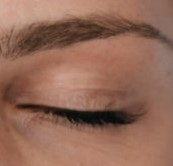
#> input picture dataset/test/Closed_Eyes/_107.jpg, 173 x 166 px, given in place of the camera
$ python preprocessing.py
#> lines starting #> are read from the running program, lines starting #| are printed output that depends on the picture
#> further down, frame is the input picture: shape (166, 173, 3); mean B, G, R 87.5, 105.2, 147.2
import cv2
import numpy as np
import os


def preprocess_frame(frame):
    gray      = cv2.cvtColor(frame, cv2.COLOR_BGR2GRAY)
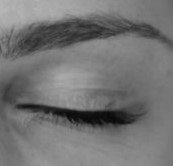
#> gray: shape (166, 173); min 6, max 182, mean 115.7
    resized   = cv2.resize(gray, (640, 480))
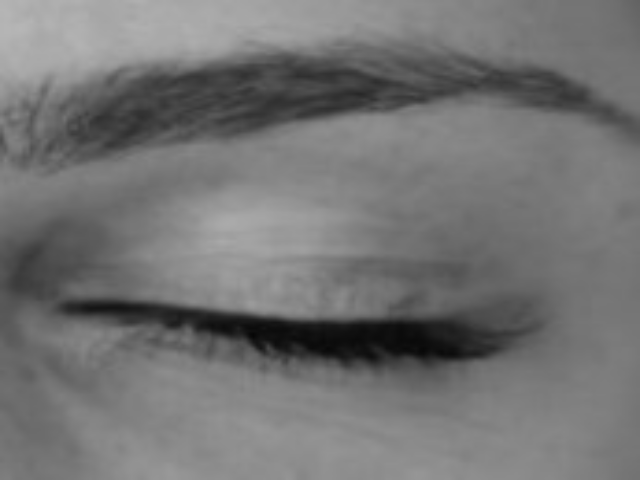
#> resized: shape (480, 640); min 6, max 182, mean 115.6
    blurred   = cv2.GaussianBlur(resized, (5, 5), 0)
    equalized = cv2.equalizeHist(blurred)
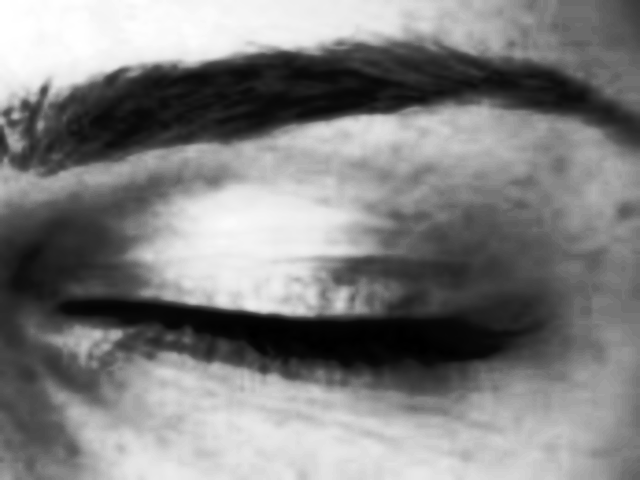
#> equalized: shape (480, 640); min 0, max 255, mean 129
    return gray, equalized


def preprocess_image_file(image_path):
    img = cv2.imread(image_path)
    if img is None:
        return None, None
    gray, equalized = preprocess_frame(img)
    return img, equalized


def extract_frames_from_video(video_path, output_folder, frame_interval=5):
    os.makedirs(output_folder, exist_ok=True)
    cap = cv2.VideoCapture(video_path)

    frame_count = 0
    saved_count = 0

    while cap.isOpened():
        ret, frame = cap.read()
        if not ret:
            break
        if frame_count % frame_interval == 0:
            out_path = os.path.join(output_folder, f"frame_{saved_count:04d}.jpg")
            cv2.imwrite(out_path, frame)
            saved_count += 1
        frame_count += 1

    cap.release()
    print(f"Extracted {saved_count} frames from {frame_count} total frames")
    return saved_count


if __name__ == "__main__":
    cap = cv2.VideoCapture(0)
    print("Press Q to quit.")
    while True:
        ret, frame = cap.read()
        if not ret:
            break
        gray, equalized = preprocess_frame(frame)
        cv2.imshow("Original",     frame)
        cv2.imshow("Preprocessed", equalized)
        if cv2.waitKey(1) & 0xFF == ord("q"):
#> (key q is pressed here)
            break
    cap.release()
    cv2.destroyAllWindows()

$ run again, on dataset/test/Closed_Eyes/_130.jpg
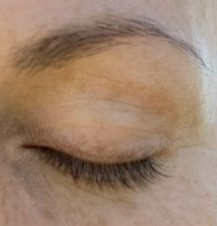
#> input picture dataset/test/Closed_Eyes/_130.jpg, 217 x 226 px, given in place of the camera
#> frame is the input picture: shape (226, 217, 3); mean B, G, R 109.5, 130.5, 158
#> in preprocess_frame, `resized   = cv2.resize(gray, (640, 480))`:
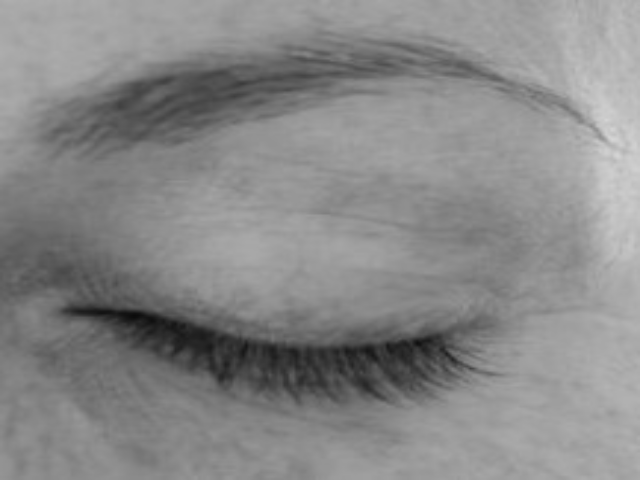
#> resized: shape (480, 640); min 11, max 214, mean 136.2
#> in preprocess_frame, `equalized = cv2.equalizeHist(blurred)`:
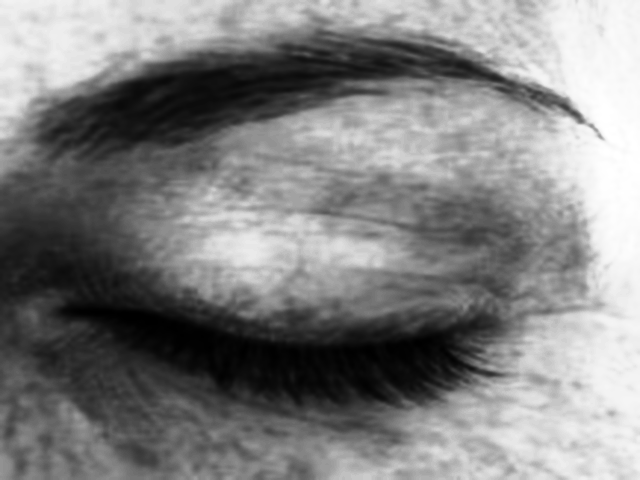
#> equalized: shape (480, 640); min 0, max 255, mean 129

$ run again, on dataset/test/Closed_Eyes/_137.jpg
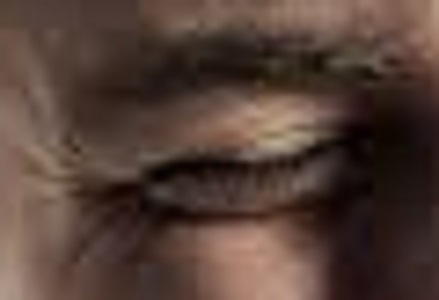
#> input picture dataset/test/Closed_Eyes/_137.jpg, 439 x 300 px, given in place of the camera
#> frame is the input picture: shape (300, 439, 3); mean B, G, R 54.9, 63.7, 84.3
#> in preprocess_frame, `resized   = cv2.resize(gray, (640, 480))`:
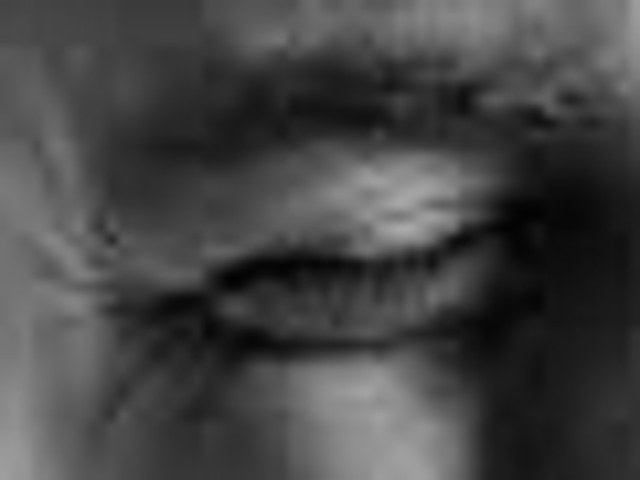
#> resized: shape (480, 640); min 2, max 170, mean 68.8
#> in preprocess_frame, `equalized = cv2.equalizeHist(blurred)`:
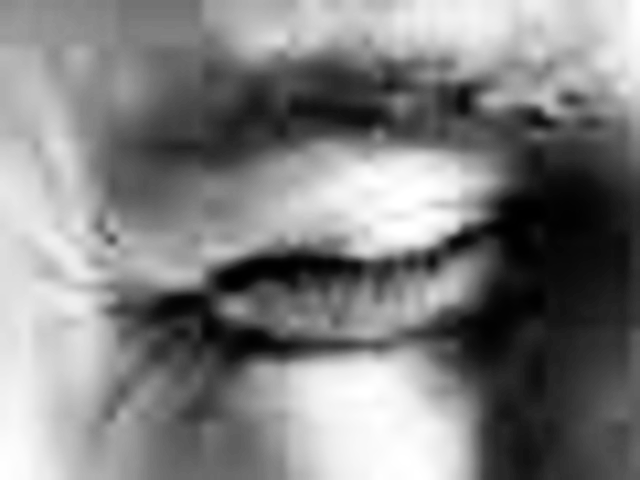
#> equalized: shape (480, 640); min 0, max 255, mean 128.5
